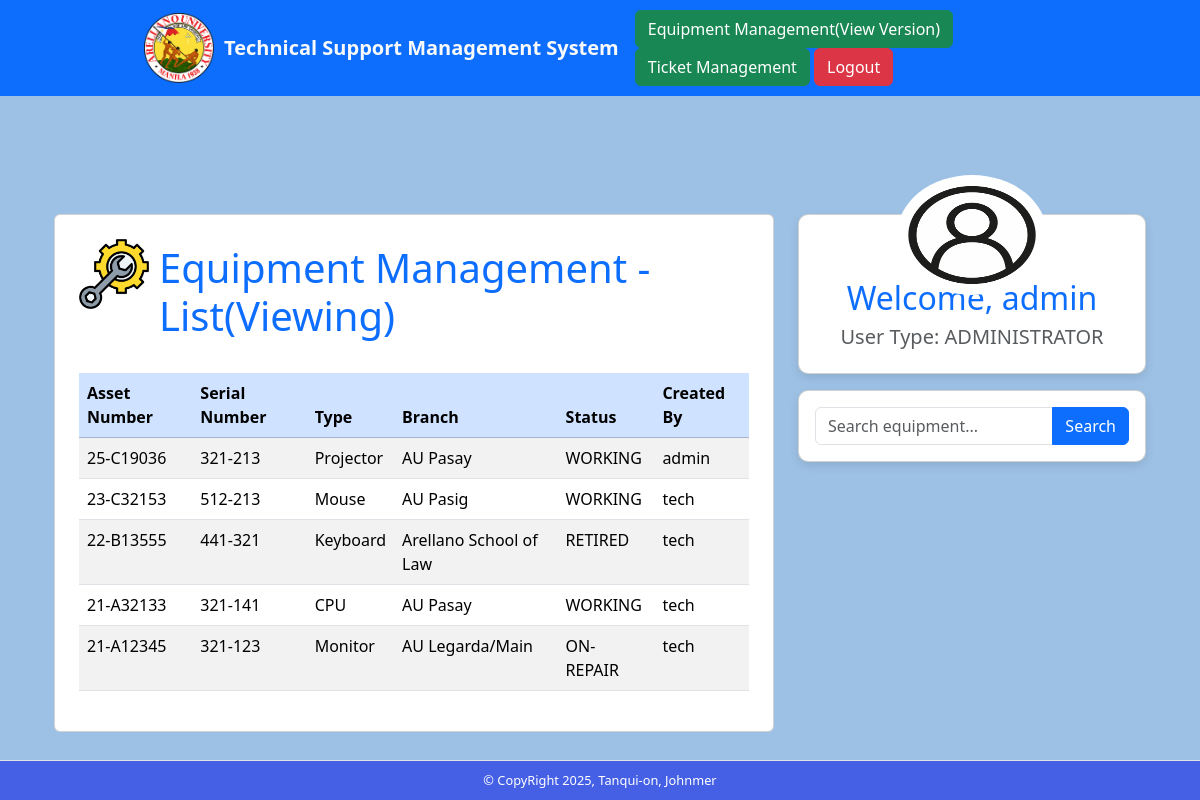
The app's page /equipment-management-view.php (signed in) with its own data.
### tables this page shows
CREATE TABLE `tblequipments` (
  `assetnumber` varchar(50) NOT NULL,
  `serialnumber` varchar(50) NOT NULL,
  `type` varchar(50) NOT NULL,
  `manufacturer` varchar(50) NOT NULL,
  `yearmodel` varchar(50) NOT NULL,
  `description` varchar(50) NOT NULL,
  `branch` varchar(50) NOT NULL,
  `department` varchar(50) NOT NULL,
  `status` varchar(50) NOT NULL,
  `createdby` varchar(50) NOT NULL,
  `datecreated` varchar(50) NOT NULL,
  `created_at` timestamp NOT NULL DEFAULT current_timestamp()
);

### equipment-management-view.php (the view, shortened to what this page needs)
<!DOCTYPE html>
<html lang="en">
<head>
  <link href="https://cdn.jsdelivr.net/npm/bootstrap@5.3.2/dist/css/bootstrap.min.css" rel="stylesheet">
  <link rel="stylesheet" href="styles.css">
  <link rel="stylesheet" href="https://cdnjs.cloudflare.com/ajax/libs/remixicon/4.6.0/remixicon.css">
</head>
<body>
<nav class="navbar navbar-expand-lg navbar-dark bg-primary">
  <div class="container d-flex justify-content-between align-items-center">
    <div class="d-flex align-items-center">
      <a href="index.php">
        <img src="picture/Arellano_University_logo.png" style="height:70px; margin-right: 10px;" alt="University Logo">
      </a>
      <a class="navbar-brand highlight" href="#">Technical Support Management System</a>
    </div>
    <div>
          <a href="equipment-management-view.php" class="btn btn-success">Equipment Management(View Version)</a>
          <a href="tickets-management.php" class="btn btn-success">Ticket Management</a>
      <a href="logout.php" class="btn btn-danger">Logout</a>
    </div>
  </div>
</nav>
<main div class="container mt-5">
<div class="container mt-5">
  <div class="row" style="margin-top: 70px;">
    <div class="col-md-8">
      <div class="card p-4">
        <div class="d-flex">
          <img src="picture/Equipment-logo.png" alt="Equipment Logo" class="equipment-logo" style="height: 70px;">
          <h4 class="text-primary">Equipment Management - List(Viewing)</h4>
        </div>
        <?php
        function buildtable($result) {
          if(mysqli_num_rows($result) > 0) {
            echo "<table class='table table-striped'>";
            echo '<thead class="table-primary">
                    <tr>
                      <th>Asset Number</th>
                      <th>Serial Number</th>
                      <th>Type</th>
                      <th>Branch</th>
                      <th>Status</th>
                      <th>Created By</th>
                    </tr>
                  </thead>
                  <tbody>';
            while($row = mysqli_fetch_array($result)) {
              echo "<tr>";
              echo "<td>" . $row['assetnumber'] . "</td>";
              echo "<td>" . $row['serialnumber'] . "</td>";
              echo "<td>" . $row['type'] . "</td>";
              echo "<td>" . $row['branch'] . "</td>";
              echo "<td>" . $row['status'] . "</td>";
              echo "<td>" . $row['createdby'] . "</td>";
              echo "</tr>";
            }
            echo "</tbody></table>";
          } else {
            echo "<div class='alert alert-warning text-center'>No records found</div>";
          }
        }
        require_once "config.php";
        if(isset($_POST['btnsearch'])) {
          $sql = "SELECT * FROM tblequipments WHERE assetnumber LIKE ? OR serialnumber LIKE ? OR type LIKE ? OR department LIKE ? ORDER BY created_at DESC";
          if($stmt = mysqli_prepare($link, $sql)) {
            $searchvalue = '%' . $_POST['txtsearch'] . '%';
            mysqli_stmt_bind_param($stmt, "ssss", $searchvalue, $searchvalue, $searchvalue, $searchvalue);
            if(mysqli_stmt_execute($stmt)) {
              $result = mysqli_stmt_get_result($stmt);
              buildtable($result);
            }
          }
        } else {
          $sql = "SELECT * FROM tblequipments ORDER BY created_at DESC";
          if($stmt = mysqli_prepare($link, $sql)) {
            if(mysqli_stmt_execute($stmt)) {
              $result = mysqli_stmt_get_result($stmt);
              buildtable($result);
            }
          }
        }
        ?>
      </div>
    </div>
    <div class="col-md-4">
      <div class="card card-custom p-3 text-center">
        <img src="picture/acc_icon.png" alt="User Icon" class="user-icon">
        <h2 class="text-primary mt-5">Welcome, <?= $_SESSION['username'] ?></h2>
        <h5 class="text-muted">User Type: <?= $_SESSION['usertype'] ?></h5>
      </div>
      <div class="card card-custom p-3 mt-3">
        <form action="<?= htmlspecialchars($_SERVER['PHP_SELF']); ?>" method="POST">
          <div class="input-group">
            <input type="text" name="txtsearch" class="form-control" placeholder="Search equipment...">
            <button type="submit" name="btnsearch" class="btn btn-primary">Search</button>
          </div>
        </form>
      </div>
    </div>
  </div>
</div>
</main>
<footer class="custom-footer text-center border-top">
  &copy; CopyRight 2025, Tanqui-on, Johnmer
</footer>
</body>
</html>

### styles.css (style rules this page uses)
body { background-color: rgba(81, 145, 209, 0.56); }
thead { background-color: rgba(81, 145, 209, 0.56) ; }
.navbar { padding: 10px 15px; }
.navbar .container { max-width: 80%; }
.card-custom { background: #fff; padding: 20px; border-radius: 10px; box-shadow: 0 4px 10px rgba(0, 0, 0, 0.1); position: relative; text-align: center; }
.user-icon { width: 150px; height: 120px; position: absolute; top: -40px; left: 50%; transform: translateX(-50%); border-radius: 50%; background: white; padding: 10px; }
th { background-color: #007bff; color: white; }
.navbar-brand { font-size: 20px; }
h4 { font-size: 40px; padding: 5px 10px 15px 10px; }
.highlight { font-weight: bold; color: #f8f9fa; }
html, body { height: 100%; margin: 0; display: flex; flex-direction: column; }
main { flex: 1; }
.custom-footer { background-color:rgb(69, 96, 229); color: #fff; padding: 10px 0; font-size: 0.8rem; }

### records on screen
tblequipments: assetnumber "25-C19036", serialnumber "321-213", type "Projector", branch "AU Pasay", status "WORKING", createdby "admin"
tblequipments: assetnumber "23-C32153", serialnumber "512-213", type "Mouse", branch "AU Pasig", status "WORKING", createdby "tech"
tblequipments: assetnumber "22-B13555", serialnumber "441-321", type "Keyboard", branch "Arellano School of Law", status "RETIRED", createdby "tech"
tblequipments: assetnumber "21-A32133", serialnumber "321-141", type "CPU", branch "AU Pasay", status "WORKING", createdby "tech"
tblequipments: assetnumber "21-A12345", serialnumber "321-123", type "Monitor", branch "AU Legarda/Main", status "ON-REPAIR", createdby "tech"

### other values on screen
$_SESSION['username'] "admin"
$_SESSION['usertype'] "ADMINISTRATOR"
